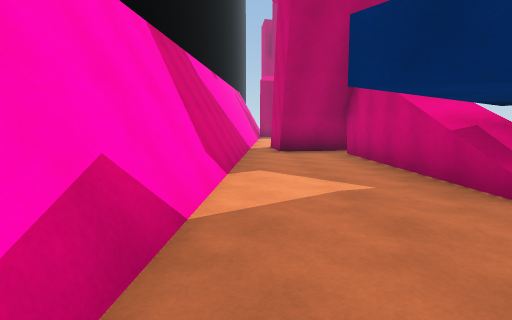
View 1 (above)

16 first-person views from a walk through a 3-D level made in the Unity game engine. The camera is 1.4 m above the floor, tilts 6° down and sees 80° across. The floor is counted in squares, 2 m on a side. Each view is taken from the middle of a square. On the plan, view 1 faces up. The plan holds only what a view shows up to about 10 squares ahead; the rest is blank. The place goes on beyond the plan.

View 2
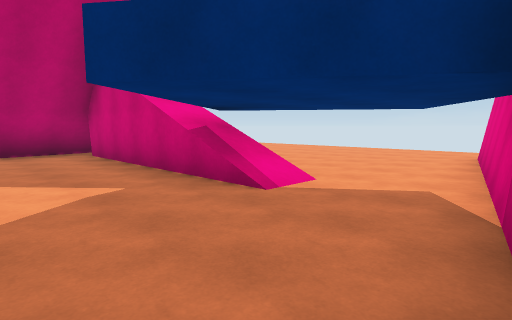

View 3
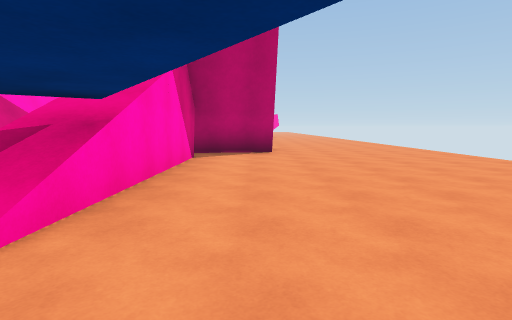

View 4
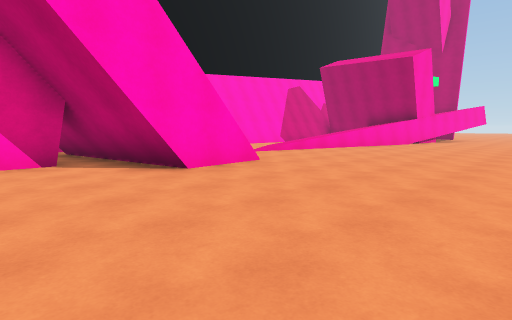

View 5
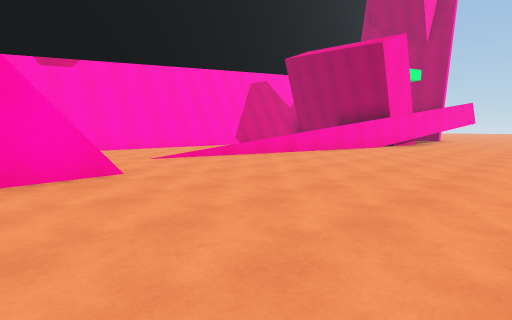

View 6
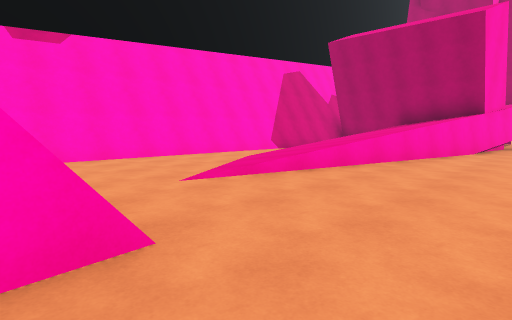

View 7
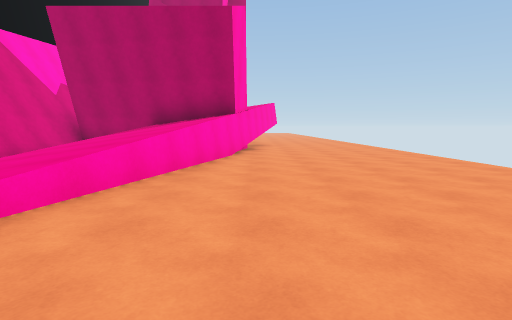

View 8
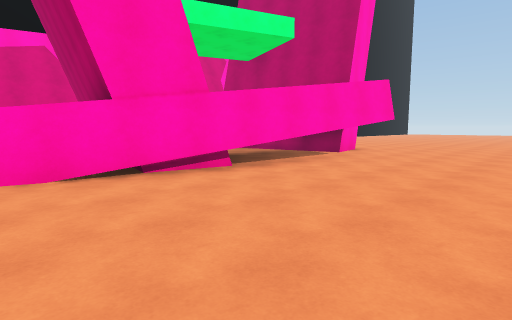

View 9
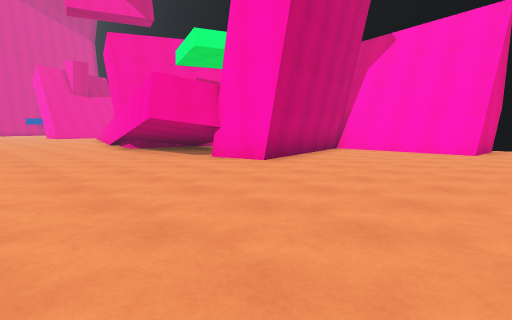

View 10
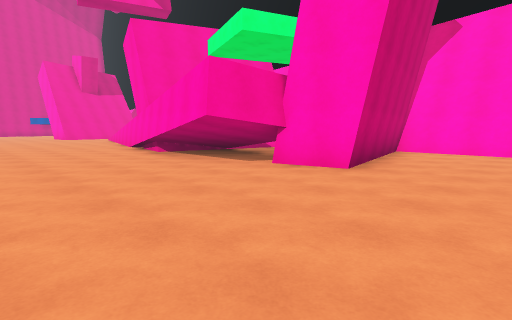

View 11
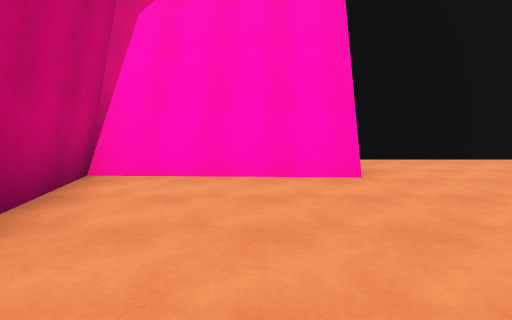

View 12
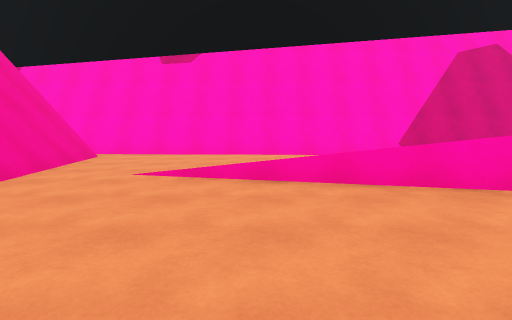

View 13
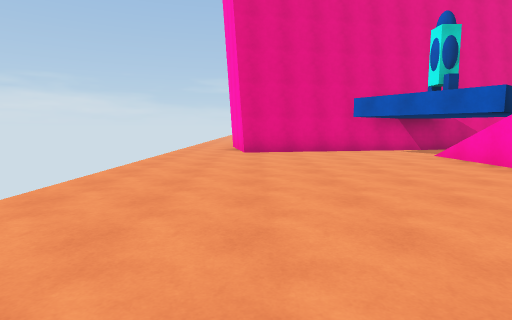

View 14
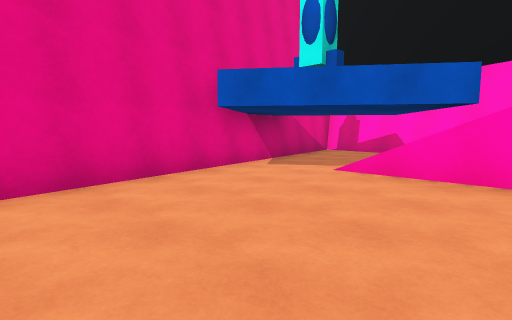

View 15
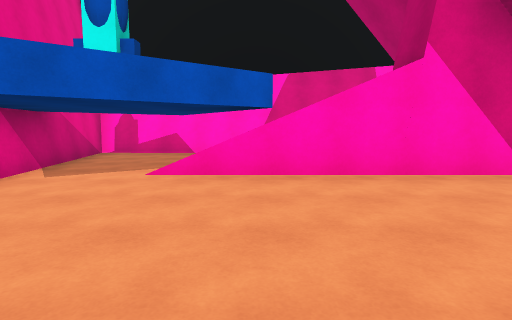

View 16
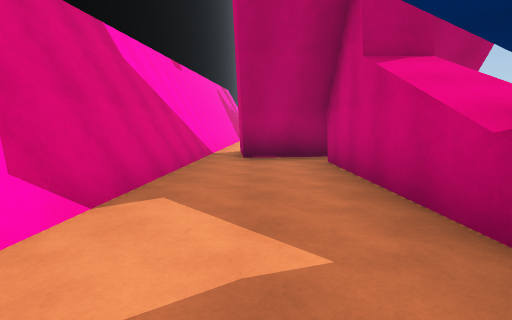

### Floor plan
Key: @ floor where view 1 was taken; # wall or solid block; . floor; / step, stairs or slope; = window, fence, low wall or low ledge; ^ raised ledge.
Columns run from 2 left of view 1 to 10 right of it. Each row starts with its distance up from view 1.
 34 #.... .......
 33 #............
 32 ###..........
 31   #..........
 30   #..........
 29   #.####.....
 28   #######....
 27       ###....
 26       ###....
 25       ###....
 24       ###....
 23   ### ###....
 22   #  ###.....
 21   #  ///.....
 20   # .//#.....
 19   # =//#.....
 18   #.///......
 17  ##.///......
 16  ##.///......
 15  ##../=......
 14  ##..//......
 13  #...........
 12  #...........
 11  #.#####.....
 10  #.#####.....
  9  #.#####.....
  8  #...#.......
  7  #...#.......
  6  #...#.......
  5  #...#.......
  4  #...#.......
  3  #...^.......
  2  #...........
  1  #.......##..
  0  #@########..
 -1  ###

Where each view was taken, in squares from view 1:
view 1: 0 up, 0 right, facing up
view 2: 0 up, 0 right, facing up-right
view 3: 1 up, 5 right, facing up
view 4: 7 up, 10 right, facing up-left
view 5: 10 up, 10 right, facing up-left
view 6: 11 up, 7 right, facing up-left
view 7: 13 up, 6 right, facing up
view 8: 20 up, 10 right, facing up-left
view 9: 34 up, 10 right, facing down-left
view 10: 32 up, 10 right, facing down-left
view 11: 31 up, 5 right, facing left
view 12: 15 up, 8 right, facing left
view 13: 10 up, 8 right, facing down
view 14: 5 up, 8 right, facing down-left
view 15: 4 up, 8 right, facing left
view 16: 2 up, 1 right, facing up
